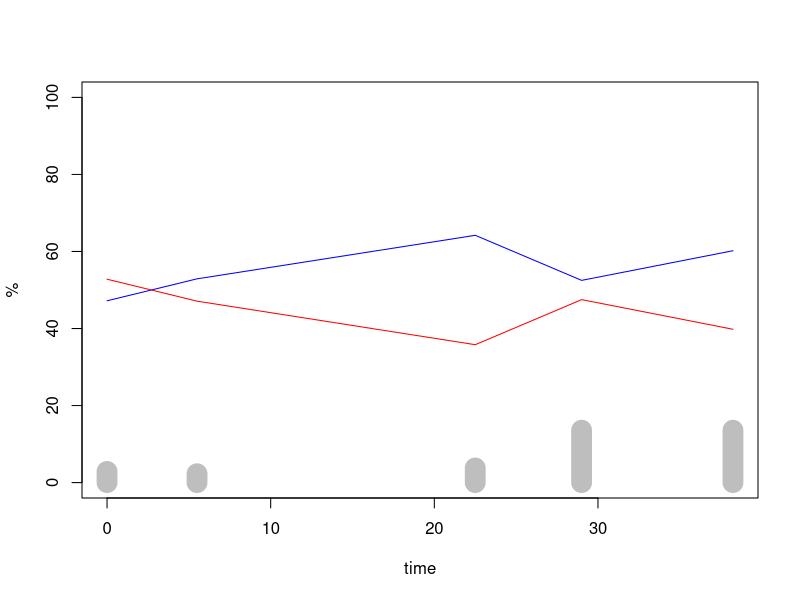

Write the R code that produced this figure.
results<-read.csv("results.csv",header=T)

accuracy<-results$confidence-50


plot(results$Time,accuracy,col="gray", ylim=c(0,100), type="h", ylab="%", xlab="time", lwd=20)
lines(results$Time,results$Hillary, type="l",col="blue")
lines(results$Time,results$Trump,type="l",col="red")